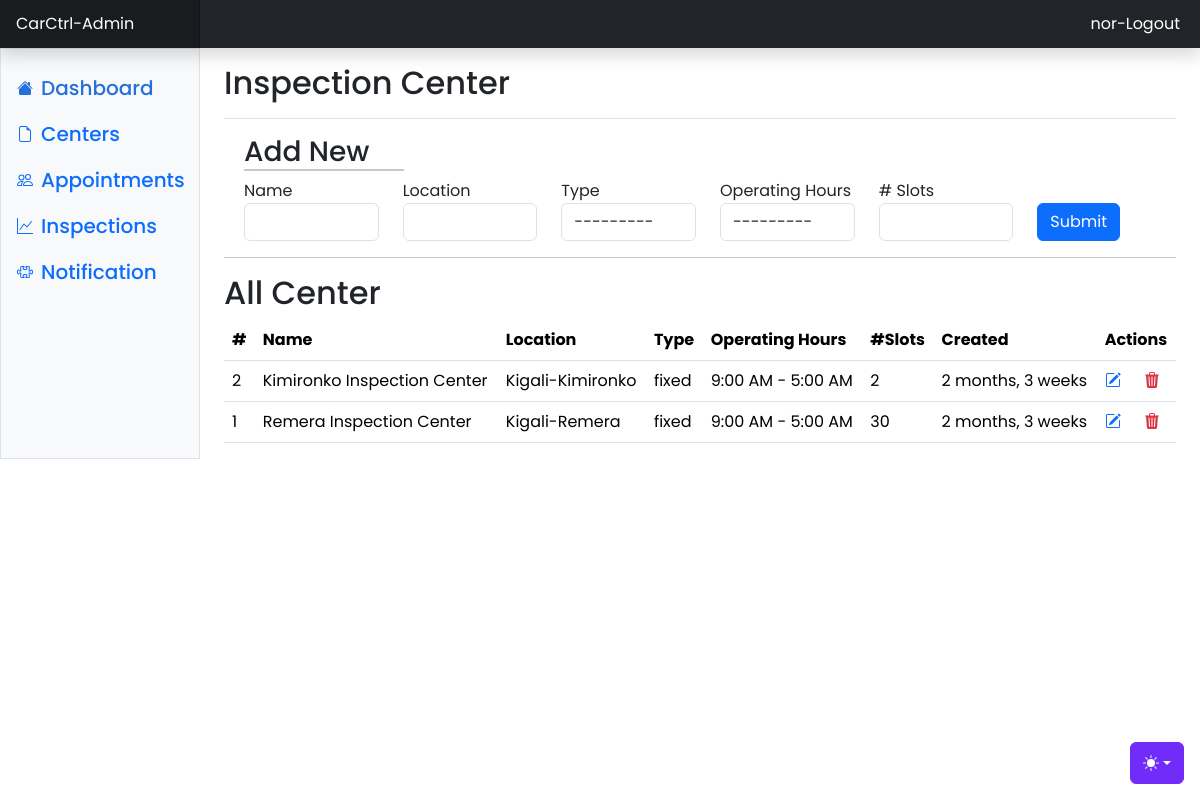
Page /adminn/center (signed in) on the earlier database version.
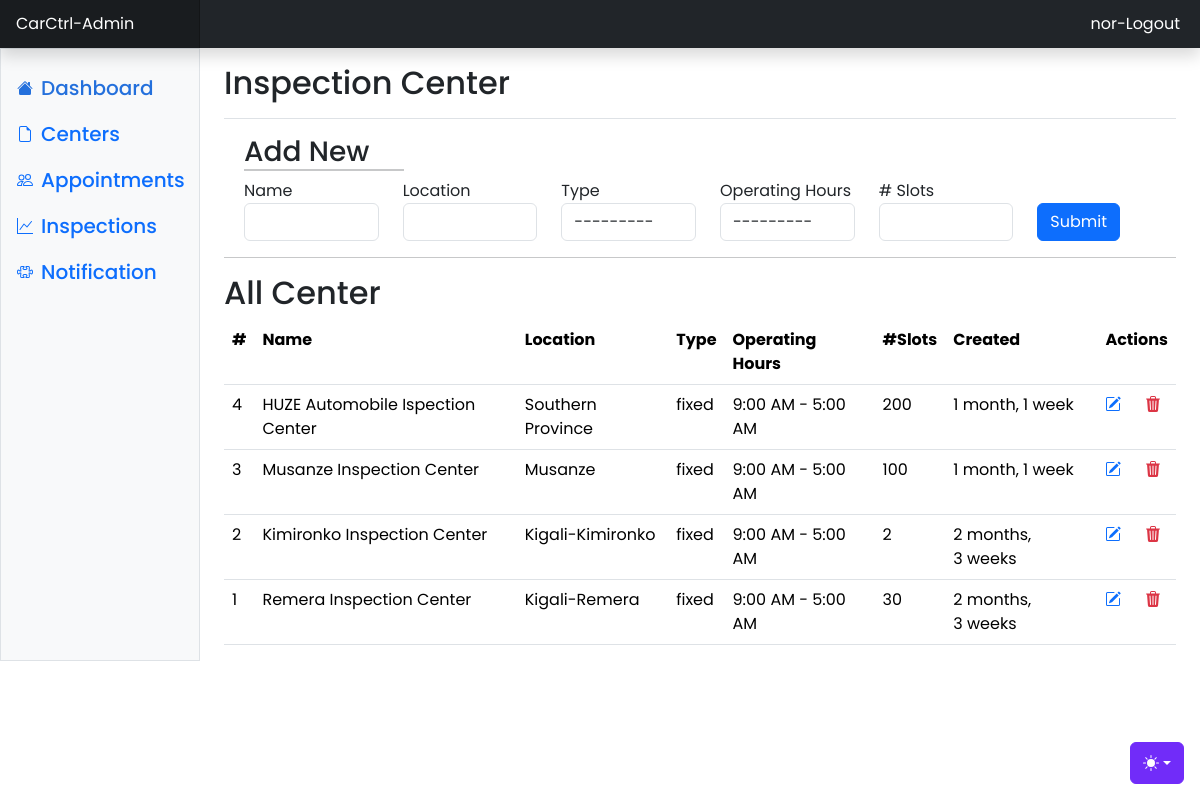
Same page on the later database version.
### App/models.py (models this page shows, shortened)
class Center(models.Model):
    name = models.CharField(max_length=50, unique=True)
    location = models.CharField(max_length=50)
    type = models.CharField(max_length=50, choices=CENTER_TYPE)
    operating_hours = models.CharField(max_length=50, choices=WORKING_HOURS)
    number_of_slots_per_day = models.PositiveIntegerField()
    created_at = models.DateTimeField(auto_now_add=True)
    updated_at = models.DateTimeField(auto_now=True)
    class Meta:
        ordering = ["-created_at"]

### App/views.py (the view, shortened to what this page needs)
# urls.py: path('adminn/center', views.center, name="center"),
@login_required(login_url='login')
def center(request):
    centers = Center.objects.all()
    form = CenterForm()
    contex = {'form': form, 'centers': centers}
    return render(request, 'center.html', contex)

### App/forms.py
class CenterForm(forms.ModelForm):
    class Meta:
        model = Center
        fields = '__all__'
        widgets={
            'name': forms.TextInput(attrs={'class': 'form-control'}),
            'location': forms.TextInput(attrs={'class': 'form-control'}),
            'type': forms.Select(attrs={'class': 'form-control'}),
            'operating_hours': forms.Select(attrs={'class': 'form-control'}),
            'number_of_slots_per_day': forms.NumberInput(attrs={'class': 'form-control'}),
        }

### App/templates/App/center.html (shortened to what this page needs)
{% load static %}
{% include 'includes/admin-nav.html' %}
{% if user.role == "ADMIN" %}
<main class="col-md-9 ms-sm-auto col-lg-10 px-md-4">
  <div class="d-flex justify-content-between flex-wrap flex-md-nowrap align-items-center pt-3 pb-2 mb-3 border-bottom">
    <h1 class="h2">Inspection Center</h1>
  </div>
  <div class="container-fluid m-2">
    <h3 style="border-bottom: 2px solid #c7c8c9; width: 160px;">Add New</h3>
    <form method="post">
      <div class="row">
        <div class="col">
          <label for="inlineGridName" class="sr-only">Name</label>
          {{form.name}}
        </div>
        <div class="col">
          <label for="inlineGridEmail" class="sr-only">Location</label>
          {{form.location}}
        </div>
        <div class="col">
          <label for="inlineGridEmail" class="sr-only">Type</label>
          {{form.type}}
        </div>
        <div class="col">
          <label for="inlineGridEmail" class="sr-only">Operating Hours</label>
          {{form.operating_hours}}
        </div>
        <div class="col">
          <label for="inlineGridEmail" class="sr-only"># Slots</label>
          {{form.number_of_slots_per_day}}
        </div>
        <div class="col pt-4">
          <button type="submit" class="btn btn-primary">Submit</button>
        </div>
      </div>
    </form>
  </div>
  <hr>
  <h2>All Center</h2>
  <table class="table table-hover">
    <tr>
      <th>#</th>
      <th>Name</th>
      <th>Location</th>
      <th>Type</th>
      <th>Operating Hours</th>
      <th>#Slots</th>
      <th>Created</th>
      <th colspan="2">Actions</th>
      {% for center in centers %}
        <tr>
          <td>{{center.id}}</td>
          <td>{{center.name}}</td>
          <td>{{center.location}}</td>
          <td>{{center.type}}</td>
          <td>{{center.operating_hours}}</td>
          <td>{{center.number_of_slots_per_day}}</td>
          <td>{{center.created_at | timesince}}</td>
          <td ><a href="{% url 'update-center' center.id%}" class="text-primary">
          </a></td>
          <td><a href="{% url 'delete-center' center.id%}" class="text-danger" onclick="return confirm('Are you sure delete?');"></a></td>
        </tr>
      {% endfor %}
    </tr>
  </table>
</main>
{% else %}
    <h1>You have no Permissions</h1>
    <h3><a href="{% url 'owner-home' %}">Go back</a></h3>
    {%  endif %}
{% include 'includes/admin-footer.html' %}

Differences in the rows shown:
added Center: id "4", name "HUZE Automobile Ispection Center", location "Southern Province", type "fixed", operating_hours "9:00 AM - 5:00 AM", number_of_slots_per_day "200", created_at "1 month, 1 week"
added Center: id "3", name "Musanze Inspection Center", location "Musanze", type "fixed", operating_hours "9:00 AM - 5:00 AM", number_of_slots_per_day "100", created_at "1 month, 1 week"
